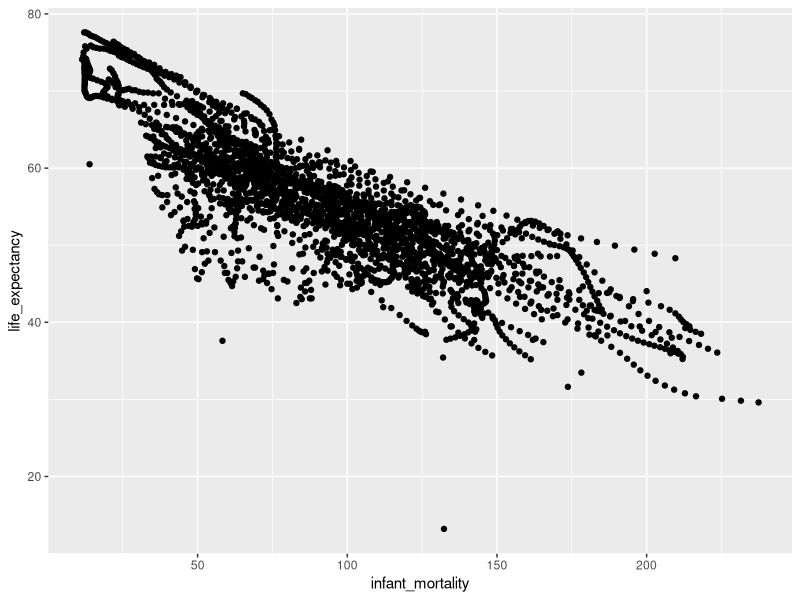
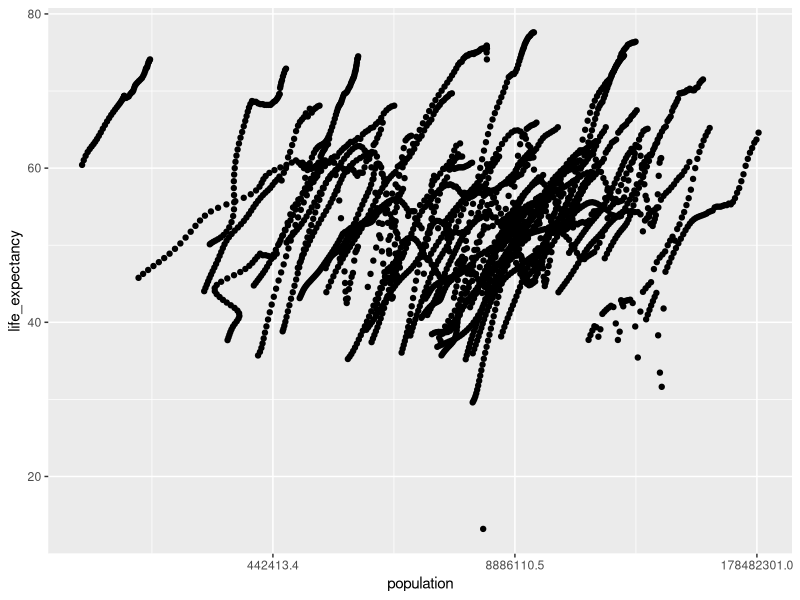
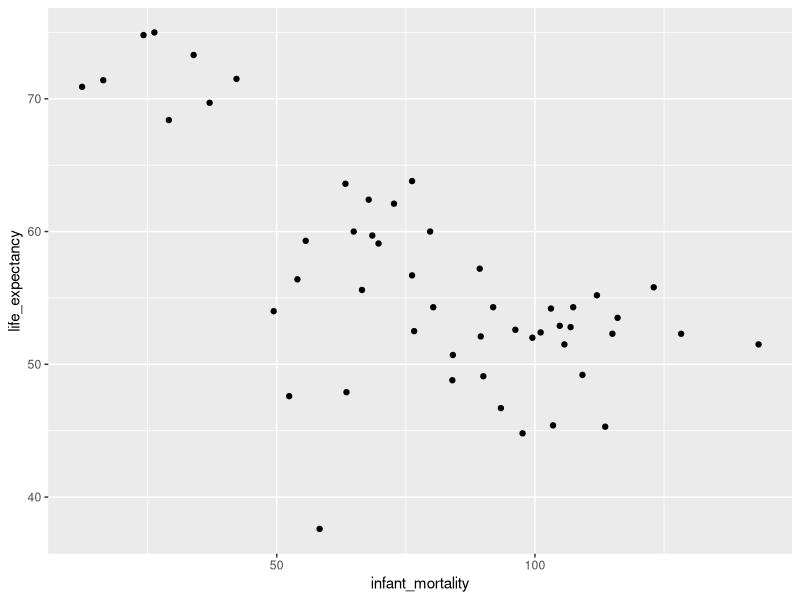
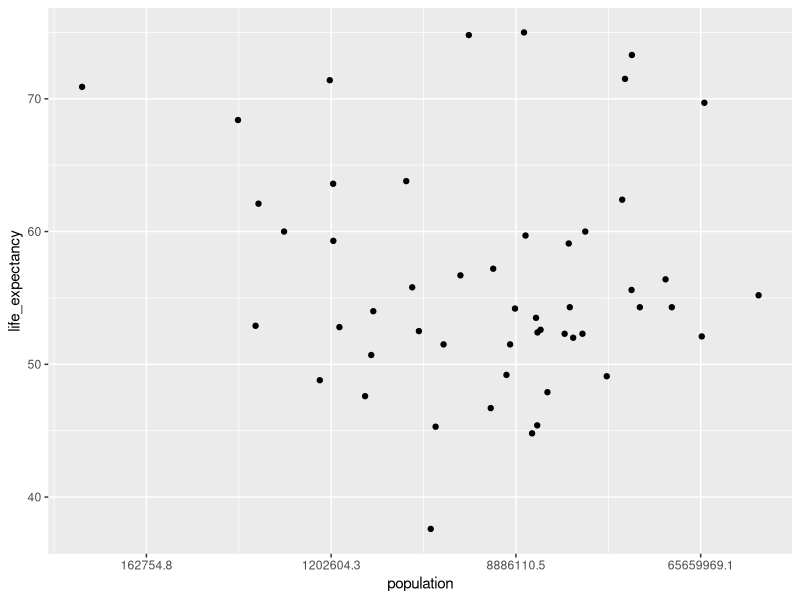

The R script that drew these images, in order:
## ---- chunk 1
#| output: false
#Load package
library(dslabs)
library(tidyverse)
library(dplyr)
## ---- chunk 2
#Look at help file for gapminder dataset
help(gapminder)
#The gapminder dataset contains health 
#and income outcomes for 184 countries 
#from 1960 to 2016.

#get an overview of the data structure
str(gapminder)

#get a summary of data
summary(gapminder)

#determine the type of object gapminder is
class(gapminder)
## ---- chunk 3
#pull out data points (rows) 
#related to Africa and assign to object `africadata`
africadata <- filter(gapminder, continent == "Africa")

#check new object
str(africadata)
summary(africadata)
## ---- chunk 4
#Now, pull out the columns 
#for infant mortality & life
#expectancy and population & 
#life expectancy for African 
#countries and assign to objects
MortExpec <- africadata %>% select(infant_mortality, life_expectancy)

PopExpec <- africadata %>% select(life_expectancy, population)

#view MortExpec object
str(MortExpec)
summary(MortExpec)

#view PopExpec object
str(PopExpec)
summary(PopExpec)

## ---- chunk 5
#| label: fig1
#| fig-cap: Life expectancy vs infant mortality
#plot life expectancy as 
#a function of infant mortality
ggplot(MortExpec) +
  geom_point(aes(infant_mortality, life_expectancy))

#| label: fig2
#| fig-cap: Life expectancy vs population size
#plot life expectancy as 
#a function of population size
ggplot(PopExpec) +
  geom_point(aes(population, life_expectancy))+
  scale_x_continuous(trans = "log")

## ---- chunk 6
#find years with missing 
#data for infant mortality 
#using `africadata`

africadata %>%    filter(is.na(infant_mortality))
## ---- chunk 7
#subset`africadata` to only 
#view year 2000

fullyear <- africadata %>% filter(year == 2000)
str(fullyear)
summary(fullyear)
## ---- chunk 8
#| label: fig3
#| fig-cap: Year 2000 life expectancy vs infant mortality 
#plot life expectancy as 
#a function of infant mortality with no missing data
ggplot(fullyear) +
  geom_point(aes(infant_mortality, life_expectancy))

#| label: fig4
#| fig-cap: Year 2000 life expectancy vs population size
#plot life expectancy as 
#a function of population size with no missing data
ggplot(fullyear) +
  geom_point(aes(population, life_expectancy))+
  scale_x_continuous(trans = "log")

## ---- chunk 9
#fitting linear model for population size
#predicting life expectancy
fit1 <- lm(life_expectancy~infant_mortality, data = fullyear)
fit2 <- lm(life_expectancy~population, data = fullyear)

#printing results of the linear models
summary(fit1)
summary(fit2)
